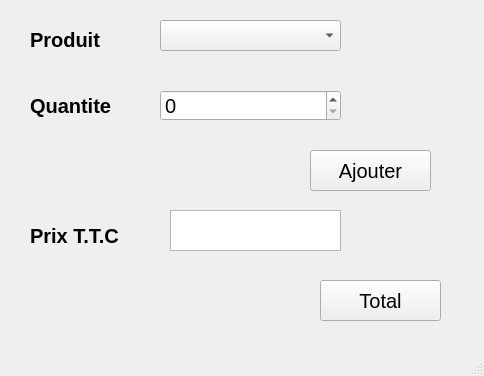
<?xml version="1.0" encoding="UTF-8"?>
<ui version="4.0">
 <class>MainWindow</class>
 <widget class="QMainWindow" name="MainWindow">
  <property name="geometry">
   <rect>
    <x>0</x>
    <y>0</y>
    <width>484</width>
    <height>376</height>
   </rect>
  </property>
  <property name="sizePolicy">
   <sizepolicy hsizetype="Preferred" vsizetype="Preferred">
    <horstretch>4</horstretch>
    <verstretch>4</verstretch>
   </sizepolicy>
  </property>
  <property name="minimumSize">
   <size>
    <width>3</width>
    <height>0</height>
   </size>
  </property>
  <property name="font">
   <font>
    <pointsize>15</pointsize>
   </font>
  </property>
  <property name="windowTitle">
   <string>MainWindow</string>
  </property>
  <widget class="QWidget" name="centralwidget">
   <widget class="QLabel" name="labelProduit">
    <property name="geometry">
     <rect>
      <x>30</x>
      <y>30</y>
      <width>81</width>
      <height>20</height>
     </rect>
    </property>
    <property name="sizePolicy">
     <sizepolicy hsizetype="Expanding" vsizetype="Expanding">
      <horstretch>0</horstretch>
      <verstretch>0</verstretch>
     </sizepolicy>
    </property>
    <property name="font">
     <font>
      <pointsize>15</pointsize>
      <weight>75</weight>
      <bold>true</bold>
     </font>
    </property>
    <property name="text">
     <string>Produit</string>
    </property>
   </widget>
   <widget class="QComboBox" name="comboBoxProduits">
    <property name="geometry">
     <rect>
      <x>160</x>
      <y>20</y>
      <width>181</width>
      <height>31</height>
     </rect>
    </property>
   </widget>
   <widget class="QPushButton" name="boutonAjouter">
    <property name="geometry">
     <rect>
      <x>310</x>
      <y>150</y>
      <width>121</width>
      <height>41</height>
     </rect>
    </property>
    <property name="text">
     <string>Ajouter</string>
    </property>
   </widget>
   <widget class="QLabel" name="labelPrixTTC">
    <property name="geometry">
     <rect>
      <x>30</x>
      <y>220</y>
      <width>101</width>
      <height>31</height>
     </rect>
    </property>
    <property name="font">
     <font>
      <weight>75</weight>
      <bold>true</bold>
     </font>
    </property>
    <property name="text">
     <string>Prix T.T.C</string>
    </property>
   </widget>
   <widget class="QLabel" name="labelQuantite">
    <property name="geometry">
     <rect>
      <x>30</x>
      <y>90</y>
      <width>111</width>
      <height>31</height>
     </rect>
    </property>
    <property name="font">
     <font>
      <weight>75</weight>
      <bold>true</bold>
     </font>
    </property>
    <property name="text">
     <string>Quantite</string>
    </property>
   </widget>
   <widget class="QPushButton" name="boutonTotal">
    <property name="geometry">
     <rect>
      <x>320</x>
      <y>280</y>
      <width>121</width>
      <height>41</height>
     </rect>
    </property>
    <property name="text">
     <string>Total</string>
    </property>
   </widget>
   <widget class="QSpinBox" name="spinBoxQuantite">
    <property name="geometry">
     <rect>
      <x>160</x>
      <y>90</y>
      <width>181</width>
      <height>31</height>
     </rect>
    </property>
   </widget>
   <widget class="QTextEdit" name="textEditPrixTTC">
    <property name="geometry">
     <rect>
      <x>170</x>
      <y>210</y>
      <width>171</width>
      <height>41</height>
     </rect>
    </property>
   </widget>
  </widget>
  <widget class="QMenuBar" name="menubar">
   <property name="geometry">
    <rect>
     <x>0</x>
     <y>0</y>
     <width>484</width>
     <height>21</height>
    </rect>
   </property>
  </widget>
  <widget class="QStatusBar" name="statusbar"/>
 </widget>
 <resources/>
 <connections/>
</ui>
